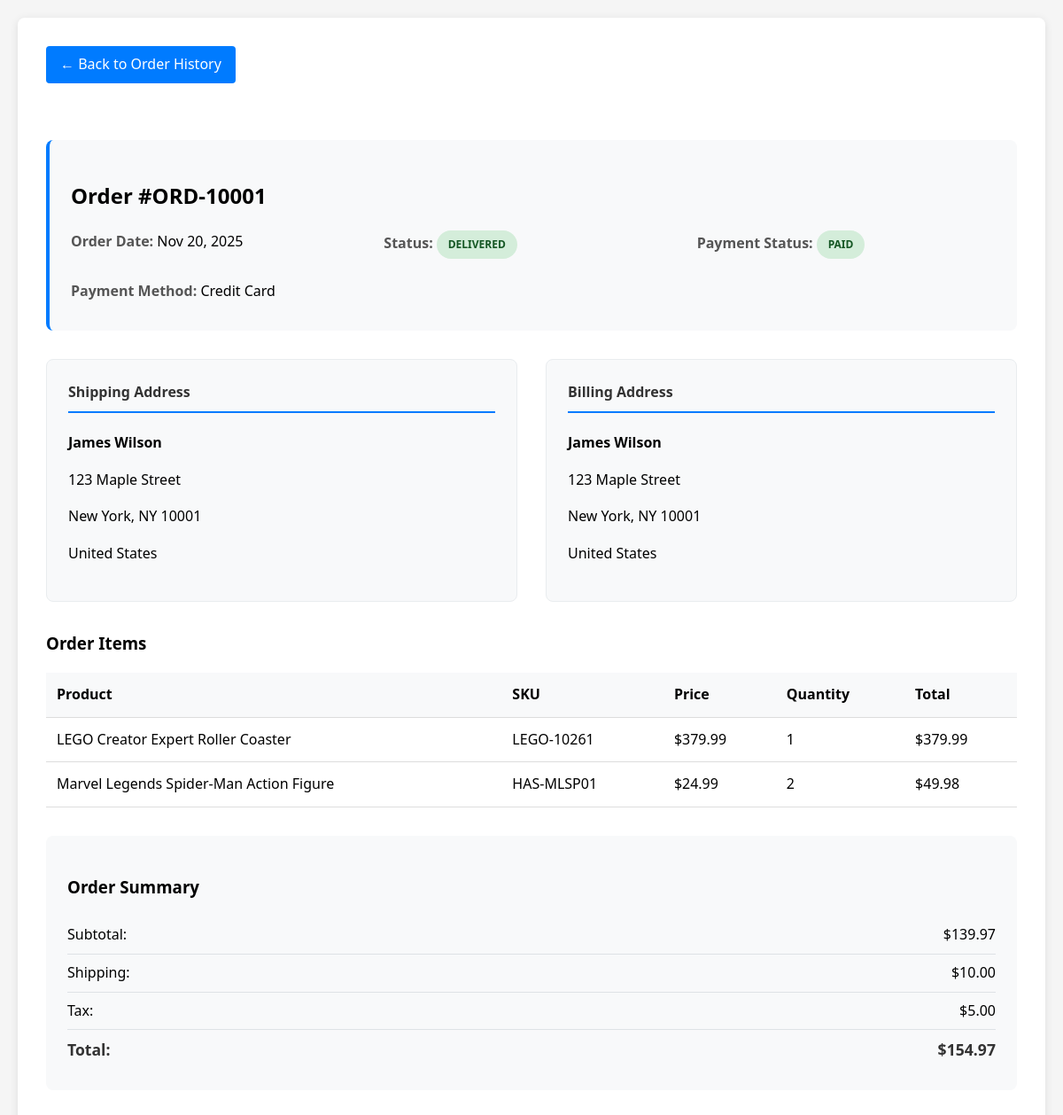
/front/useracc/orderhistory/orderdetails.php?order_id=1 (signed in), run on the app's committed database.
### tables this page shows
CREATE TABLE IF NOT EXISTS orders (
    id INT AUTO_INCREMENT PRIMARY KEY,
    order_number VARCHAR(50) NOT NULL UNIQUE,
    customer_id INT NOT NULL,
    total_amount DECIMAL(10,2) NOT NULL,
    subtotal_amount DECIMAL(10,2) NOT NULL,
    shipping_amount DECIMAL(10,2) DEFAULT 0.00,
    tax_amount DECIMAL(10,2) DEFAULT 0.00,
    status ENUM('pending', 'confirmed', 'processing', 'shipped', 'delivered', 'cancelled') DEFAULT 'pending',
    payment_status ENUM('pending', 'paid', 'failed', 'refunded') DEFAULT 'pending',
    payment_method VARCHAR(100),
    transaction_id VARCHAR(100),
    shipping_address_id INT,
    billing_address_id INT,
    notes TEXT,
    created_at TIMESTAMP DEFAULT CURRENT_TIMESTAMP,
    updated_at TIMESTAMP DEFAULT CURRENT_TIMESTAMP ON UPDATE CURRENT_TIMESTAMP,
    FOREIGN KEY (customer_id) REFERENCES customers(id) ON DELETE CASCADE,
    FOREIGN KEY (shipping_address_id) REFERENCES addresses(id),
    FOREIGN KEY (billing_address_id) REFERENCES addresses(id)
);

CREATE TABLE IF NOT EXISTS addresses (
    id INT AUTO_INCREMENT PRIMARY KEY,
    customer_id INT NOT NULL,
    type ENUM('shipping', 'billing') DEFAULT 'shipping',
    full_name VARCHAR(200) NOT NULL,
    phone VARCHAR(20) NOT NULL,
    address_line1 VARCHAR(255) NOT NULL,
    address_line2 VARCHAR(255),
    city VARCHAR(100) NOT NULL,
    state VARCHAR(100) NOT NULL,
    zip_code VARCHAR(20) NOT NULL,
    country VARCHAR(100) NOT NULL,
    is_default BOOLEAN DEFAULT FALSE,
    created_at TIMESTAMP DEFAULT CURRENT_TIMESTAMP,
    updated_at TIMESTAMP DEFAULT CURRENT_TIMESTAMP ON UPDATE CURRENT_TIMESTAMP,
    FOREIGN KEY (customer_id) REFERENCES customers(id) ON DELETE CASCADE
);

CREATE TABLE IF NOT EXISTS order_items (
    id INT AUTO_INCREMENT PRIMARY KEY,
    order_id INT NOT NULL,
    product_id INT NOT NULL,
    product_name VARCHAR(255) NOT NULL,
    product_sku VARCHAR(100) NOT NULL,
    product_price DECIMAL(10,2) NOT NULL,
    quantity INT NOT NULL,
    total_price DECIMAL(10,2) NOT NULL,
    created_at TIMESTAMP DEFAULT CURRENT_TIMESTAMP,
    FOREIGN KEY (order_id) REFERENCES orders(id) ON DELETE CASCADE,
    FOREIGN KEY (product_id) REFERENCES products(id)
);

CREATE TABLE IF NOT EXISTS products (
    id INT AUTO_INCREMENT PRIMARY KEY,
    name VARCHAR(255) NOT NULL,
    slug VARCHAR(255) NOT NULL UNIQUE,
    sku VARCHAR(100) NOT NULL UNIQUE,
    description TEXT,
    short_description TEXT,
    category_id INT,
    supplier_id INT,
    price DECIMAL(10,2) NOT NULL,
    cost_price DECIMAL(10,2) NOT NULL,
    original_price DECIMAL(10,2),
    current_stock INT NOT NULL DEFAULT 0,
    min_stock_level INT NOT NULL DEFAULT 5,
    max_stock_level INT NOT NULL DEFAULT 50,
    image_url VARCHAR(500),
    status ENUM('active', 'inactive') DEFAULT 'active',
    is_featured BOOLEAN DEFAULT FALSE,
    rating DECIMAL(3,2) DEFAULT 0.00,
    review_count INT DEFAULT 0,
    weight DECIMAL(8,2),
    dimensions VARCHAR(100),
    created_at TIMESTAMP DEFAULT CURRENT_TIMESTAMP,
    updated_at TIMESTAMP DEFAULT CURRENT_TIMESTAMP ON UPDATE CURRENT_TIMESTAMP,
    FOREIGN KEY (category_id) REFERENCES categories(id),
    FOREIGN KEY (supplier_id) REFERENCES suppliers(id)
);

### front/useracc/orderhistory/orderhistory_backend.php (called while the page is built, shortened)
<?php
include '../../../databse/db_connection.php';
function getOrderDetails($order_id, $user_id) {
    global $conn;
    $verify_sql = "SELECT id FROM orders WHERE id = $order_id AND customer_id = $user_id";
    $verify_result = mysqli_query($conn, $verify_sql);
    $order_details = [];
    $order_sql = "SELECT o.*,
                         sa.full_name as shipping_name, sa.address_line1 as shipping_address1,
                         sa.address_line2 as shipping_address2, sa.city as shipping_city,
                         sa.state as shipping_state, sa.zip_code as shipping_zip, sa.country as shipping_country,
                         ba.full_name as billing_name, ba.address_line1 as billing_address1,
                         ba.address_line2 as billing_address2, ba.city as billing_city,
                         ba.state as billing_state, ba.zip_code as billing_zip, ba.country as billing_country
                  FROM orders o
                  LEFT JOIN addresses sa ON o.shipping_address_id = sa.id
                  LEFT JOIN addresses ba ON o.billing_address_id = ba.id
                  WHERE o.id = $order_id";
    $order_result = mysqli_query($conn, $order_sql);
    $order_details['header'] = mysqli_fetch_assoc($order_result);
    $items_sql = "SELECT oi.*, p.name as product_name, p.slug as product_slug
                  FROM order_items oi
                  JOIN products p ON oi.product_id = p.id
                  WHERE oi.order_id = $order_id";
    $items_result = mysqli_query($conn, $items_sql);
    $order_details['items'] = [];
    if ($items_result) {
        while ($row = mysqli_fetch_assoc($items_result)) {
            $order_details['items'][] = $row;
        }
    }
    return $order_details;
}
function getStatusClass($status) {
    $status_classes = [
        'pending' => 'status-pending',
        'confirmed' => 'status-confirmed',
        'processing' => 'status-processing',
        'shipped' => 'status-shipped',
        'delivered' => 'status-delivered',
        'cancelled' => 'status-cancelled'
    ];
    return isset($status_classes[$status]) ? $status_classes[$status] : 'status-pending';
}
function getPaymentStatusClass($status) {
    $status_classes = [
        'pending' => 'payment-pending',
        'paid' => 'payment-paid',
        'failed' => 'payment-failed',
        'refunded' => 'payment-refunded'
    ];
    return isset($status_classes[$status]) ? $status_classes[$status] : 'payment-pending';
}
function formatOrderDate($date) {
    return date('M j, Y', strtotime($date));
}
function formatCurrency($amount) {
    return '$' . number_format($amount, 2);
}
?>

### front/useracc/orderhistory/orderdetails.php (the view, shortened to what this page needs)
<?php
include 'orderhistory_backend.php';
$user_id = $_SESSION['user_id'];
$order_id = isset($_GET['order_id']) ? intval($_GET['order_id']) : 0;
$order_details = $order_id ? getOrderDetails($order_id, $user_id) : null;
$order_header = $order_details['header'];
?>
<!DOCTYPE html>
<html>
<head>
</head>
<body>
    <div class="container">
        <a href="orderhistory.php" class="back-link">← Back to Order History</a>
        <div class="order-details">
            <div class="order-header">
                <h2>Order #<?php echo htmlspecialchars($order_header['order_number']); ?></h2>
                <div class="order-info-grid">
                    <div class="info-group">
                        <span class="info-label">Order Date:</span>
                        <span><?php echo formatOrderDate($order_header['created_at']); ?></span>
                    </div>
                    <div class="info-group">
                        <span class="info-label">Status:</span>
                        <span class="status-badge <?php echo getStatusClass($order_header['status']); ?>">
                            <?php echo ucfirst(htmlspecialchars($order_header['status'])); ?>
                        </span>
                    </div>
                    <div class="info-group">
                        <span class="info-label">Payment Status:</span>
                        <span class="status-badge <?php echo getPaymentStatusClass($order_header['payment_status']); ?>">
                            <?php echo ucfirst(htmlspecialchars($order_header['payment_status'])); ?>
                        </span>
                    </div>
                    <div class="info-group">
                        <span class="info-label">Payment Method:</span>
                        <span><?php echo htmlspecialchars($order_header['payment_method'] ?? 'N/A'); ?></span>
                    </div>
                </div>
            </div>
            <?php if ($order_header['shipping_address_id'] || $order_header['billing_address_id']): ?>
            <div class="address-section">
                <?php if ($order_header['shipping_address_id']): ?>
                <div class="address-card">
                    <h4>Shipping Address</h4>
                    <p><strong><?php echo htmlspecialchars($order_header['shipping_name'] ?? ''); ?></strong></p>
                    <p><?php echo htmlspecialchars($order_header['shipping_address1'] ?? ''); ?></p>
                    <p>
                        <?php echo htmlspecialchars($order_header['shipping_city'] ?? ''); ?>,
                        <?php echo htmlspecialchars($order_header['shipping_state'] ?? ''); ?>
                        <?php echo htmlspecialchars($order_header['shipping_zip'] ?? ''); ?>
                    </p>
                    <p><?php echo htmlspecialchars($order_header['shipping_country'] ?? ''); ?></p>
                </div>
                <?php endif; ?>
                <?php if ($order_header['billing_address_id']): ?>
                <div class="address-card">
                    <h4>Billing Address</h4>
                    <p><strong><?php echo htmlspecialchars($order_header['billing_name'] ?? ''); ?></strong></p>
                    <p><?php echo htmlspecialchars($order_header['billing_address1'] ?? ''); ?></p>
                    <p>
                        <?php echo htmlspecialchars($order_header['billing_city'] ?? ''); ?>,
                        <?php echo htmlspecialchars($order_header['billing_state'] ?? ''); ?>
                        <?php echo htmlspecialchars($order_header['billing_zip'] ?? ''); ?>
                    </p>
                    <p><?php echo htmlspecialchars($order_header['billing_country'] ?? ''); ?></p>
                </div>
                <?php endif; ?>
            </div>
            <?php endif; ?>
            <div class="order-items">
                <h3>Order Items</h3>
                <table>
                    <thead>
                        <tr>
                            <th>Product</th>
                            <th>SKU</th>
                            <th>Price</th>
                            <th>Quantity</th>
                            <th>Total</th>
                        </tr>
                    </thead>
                    <tbody>
                        <?php foreach ($order_details['items'] as $item): ?>
                        <tr>
                            <td><?php echo htmlspecialchars($item['product_name']); ?></td>
                            <td><?php echo htmlspecialchars($item['product_sku'] ?? 'N/A'); ?></td>
                            <td><?php echo formatCurrency($item['product_price']); ?></td>
                            <td><?php echo $item['quantity']; ?></td>
                            <td><?php echo formatCurrency($item['total_price']); ?></td>
                        </tr>
                        <?php endforeach; ?>
                    </tbody>
                </table>
            </div>
            <div class="totals-section">
                <h3>Order Summary</h3>
                <div class="total-row">
                    <span>Subtotal:</span>
                    <span><?php echo formatCurrency($order_header['subtotal_amount']); ?></span>
                </div>
                <?php if ($order_header['shipping_amount'] > 0): ?>
                <div class="total-row">
                    <span>Shipping:</span>
                    <span><?php echo formatCurrency($order_header['shipping_amount']); ?></span>
                </div>
                <?php endif; ?>
                <?php if ($order_header['tax_amount'] > 0): ?>
                <div class="total-row">
                    <span>Tax:</span>
                    <span><?php echo formatCurrency($order_header['tax_amount']); ?></span>
                </div>
                <?php endif; ?>
                <div class="total-row">
                    <span>Total:</span>
                    <span><?php echo formatCurrency($order_header['total_amount']); ?></span>
                </div>
            </div>
        </div>
    </div>
</body>
</html>

### front/useracc/orderhistory/orderdetails.php (style rules this page uses)
body { font-family: 'Segoe UI', Tahoma, Geneva, Verdana, sans-serif; line-height: 1.6; margin: 0; padding: 20px; background-color: #f5f5f5; }
.container { max-width: 1200px; margin: 0 auto; background: white; padding: 2rem; border-radius: 8px; box-shadow: 0 2px 10px rgba(0,0,0,0.1); }
.back-link { display: inline-block; margin-bottom: 2rem; padding: 0.5rem 1rem; background: #007bff; color: white; text-decoration: none; border-radius: 4px; transition: background-color 0.3s; }
.order-details { margin: 2rem 0; }
.order-header { background: #f8f9fa; padding: 1.5rem; border-radius: 8px; margin-bottom: 2rem; border-left: 4px solid #007bff; }
.order-info-grid { display: grid; grid-template-columns: repeat(auto-fit, minmax(250px, 1fr)); gap: 1rem; margin-top: 1rem; }
.info-group { margin-bottom: 0.5rem; }
.info-label { font-weight: 600; color: #555; }
.order-items table { width: 100%; border-collapse: collapse; margin-top: 1rem; }
.order-items th, .order-items td { padding: 12px; border-bottom: 1px solid #ddd; text-align: left; }
.order-items th { background: #f8f9fa; font-weight: 600; }
.status-badge { padding: 0.4rem 0.8rem; border-radius: 20px; font-size: 0.75rem; font-weight: 600; text-transform: uppercase; display: inline-block; }
.status-delivered { background: #d4edda; color: #155724; }
.payment-paid { background: #d4edda; color: #155724; }
.address-section { display: grid; grid-template-columns: 1fr 1fr; gap: 2rem; margin: 2rem 0; }
.address-card { background: #f8f9fa; padding: 1.5rem; border-radius: 8px; border: 1px solid #e9ecef; }
.address-card h4 { margin-top: 0; color: #333; border-bottom: 2px solid #007bff; padding-bottom: 0.5rem; }
.totals-section { background: #f8f9fa; padding: 1.5rem; border-radius: 8px; margin-top: 2rem; }
.total-row { display: flex; justify-content: space-between; padding: 0.5rem 0; border-bottom: 1px solid #dee2e6; }
.total-row:last-child { border-bottom: none; font-weight: 600; font-size: 1.1rem; color: #333; }

### data on the page
orders: order_number "ORD-10001", created_at "Nov 20, 2025", status "DELIVERED", payment_status "PAID", payment_method "Credit Card", shipping_address.full_name "James Wilson", shipping_address.address_line1 "123 Maple Street", shipping_address.city "New York", shipping_address.state "NY", shipping_address.zip_code "10001", shipping_address.country "United States", subtotal_amount "$139.97", shipping_amount "$10.00", tax_amount "$5.00", total_amount "$154.97"
order_items: product.name "LEGO Creator Expert Roller Coaster", product_sku "LEGO-10261", product_price "$379.99", quantity "1", total_price "$379.99"
order_items: product.name "Marvel Legends Spider-Man Action Figure", product_sku "HAS-MLSP01", product_price "$24.99", quantity "2", total_price "$49.98"
